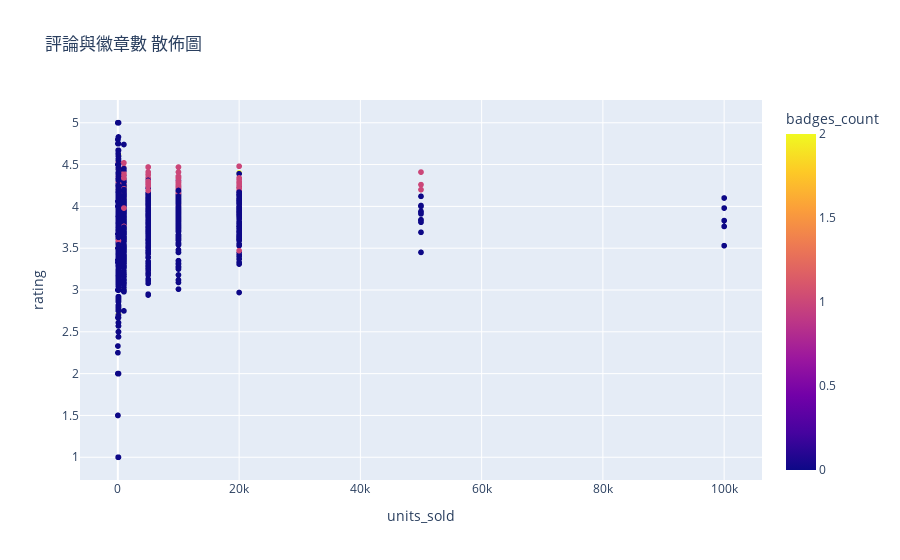

Notebook cell for this chart:
### Code cell
px.scatter(modelData,x='units_sold',y='rating',color='badges_count',title='評論與徽章數 散佈圖')

### Figure 1 — Plotly figure (JSON) as saved in the notebook; plotly's stock layout.template omitted (floating-point values rounded to 4 significant figures; data arrays with more than 128 entries replaced by an {"elided": "..."} marker saying what was removed)
{"data": [{"hovertemplate": "units_sold=%{x}<br>rating=%{y}<br>badges_count=%{marker.color}<extra></extra>", "legendgroup": "", "marker": {"color": {"elided": "1430 int values"}, "coloraxis": "coloraxis", "symbol": "circle"}, "mode": "markers", "name": "", "showlegend": false, "type": "scattergl", "x": {"elided": "1430 int values"}, "xaxis": "x", "y": {"elided": "1430 float values"}, "yaxis": "y"}], "layout": {"coloraxis": {"colorbar": {"title": {"text": "badges_count"}}, "colorscale": [[0, "#0d0887"], [0.1111, "#46039f"], [0.2222, "#7201a8"], [0.3333, "#9c179e"], [0.4444, "#bd3786"], [0.5556, "#d8576b"], [0.6667, "#ed7953"], [0.7778, "#fb9f3a"], [0.8889, "#fdca26"], [1, "#f0f921"]]}, "legend": {"tracegroupgap": 0}, "title": {"text": "評論與徽章數 散佈圖"}, "xaxis": {"anchor": "y", "domain": [0, 1], "title": {"text": "units_sold"}}, "yaxis": {"anchor": "x", "domain": [0, 1], "title": {"text": "rating"}}}}
